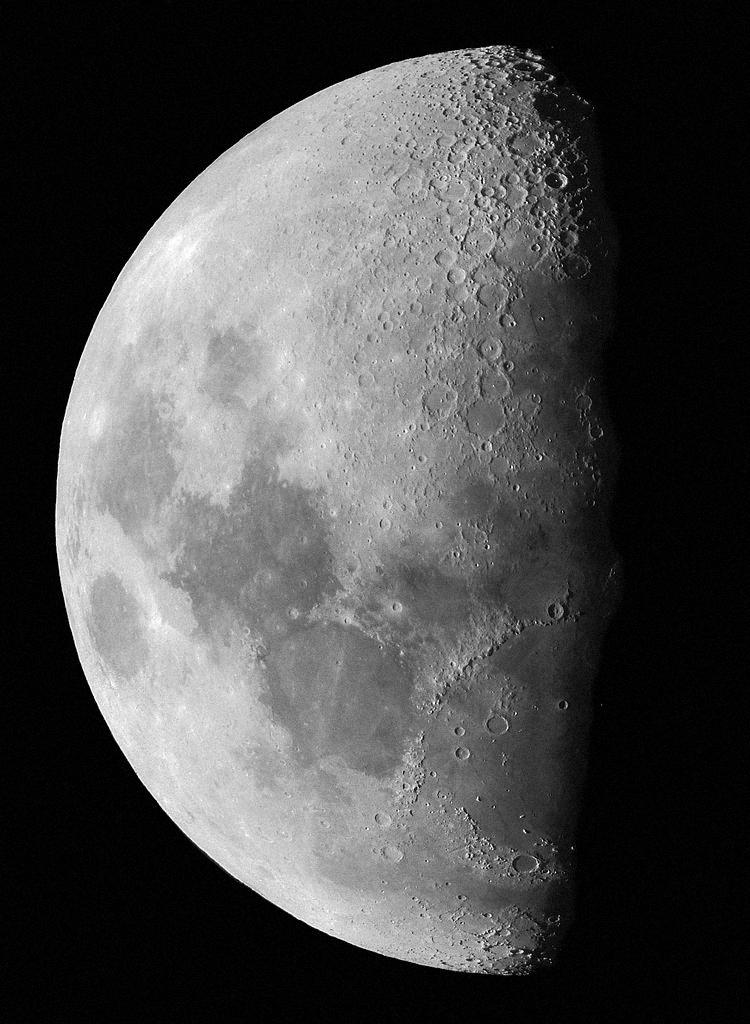
#> input picture XuLyAnh/Homework1/moon.jpg, 750 x 1024 px
$ python CLHE.py
#> lines starting #> are read from the running program, lines starting #| are printed output that depends on the picture
import os.path

import cv2
import matplotlib.pyplot as plt
img_url = "moon.jpg"
if os.path.exists(img_url):
    img = cv2.imread(img_url, cv2.IMREAD_GRAYSCALE)
#> img is the input picture: shape (1024, 750); min 0, max 255, mean 75.4

    plt.subplot(321)
    plt.imshow(img, cmap = 'gray')
    plt.title('Ảnh gốc')
    plt.axis(False)
    histg = cv2.calcHist([img], [0], None, [256], [0, 256])
#> histg = 256 values, max 102420 at index 2, min 51 at index 253, mean 3000
    plt.subplot(322)
    plt.plot(histg)


    clahe5 = cv2.createCLAHE(clipLimit=5)
    img_clhe_5 = clahe5.apply(img)
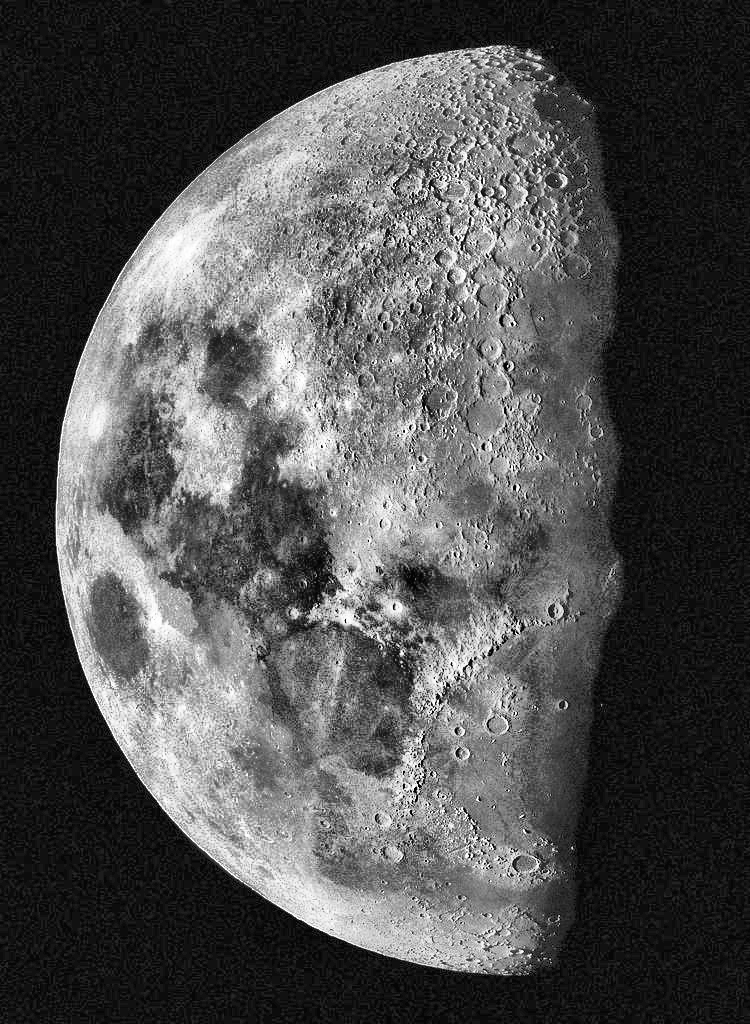
#> img_clhe_5: shape (1024, 750); min 0, max 255, mean 80
    plt.subplot(323)
    plt.imshow(img_clhe_5, cmap = 'gray')
    plt.title('Ảnh với CLHE có limit = 5')
    plt.axis(False)
    histg = cv2.calcHist([img_clhe_5], [0], None, [256], [0, 256])
#> histg = 256 values, max 78309 at index 17, min 71 at index 0, mean 3000
    plt.subplot(324)
    plt.plot(histg)


    clahe10 = cv2.createCLAHE(tileGridSize=(16, 16))
    img_clhe_10 = clahe10.apply(img)
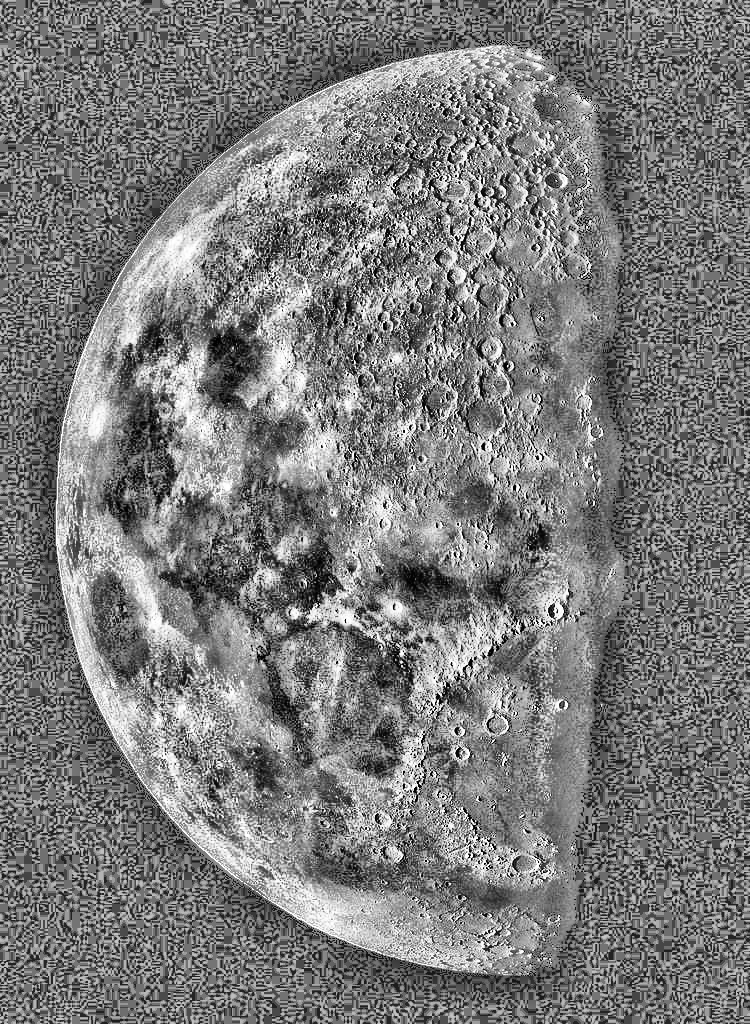
#> img_clhe_10: shape (1024, 750); min 0, max 255, mean 122.9
    plt.subplot(325)
    plt.imshow(img_clhe_10, cmap='gray')
    plt.title('Ảnh với CLHE có limit = 10')
    plt.axis(False)
    histg = cv2.calcHist([img_clhe_10], [0], None, [256], [0, 256])
#> histg = 256 values, max 15412 at index 114, min 241 at index 0, mean 3000
    plt.subplot(326)
    plt.plot(histg)

    plt.show()
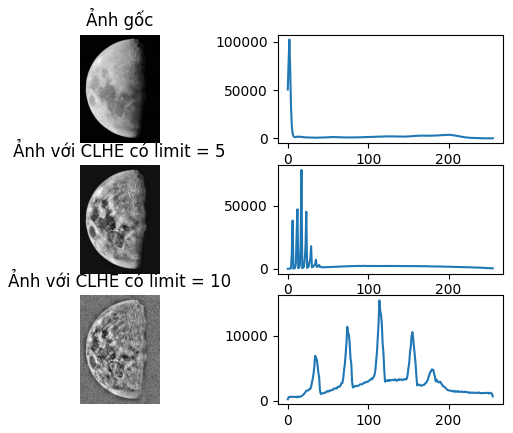
#> figure drawn by matplotlib, 6 panels; panel 2: curve peaks at x = 2, y = 102420; panel 4: curve peaks at x = 17, y = 78309; panel 6: curve peaks at x = 114, y = 15412
else:
    print("Không tìm thấy ảnh")

$ run again, with XuLyAnh/Homework1/parrot.jpg copied over XuLyAnh/Homework1/moon.jpg
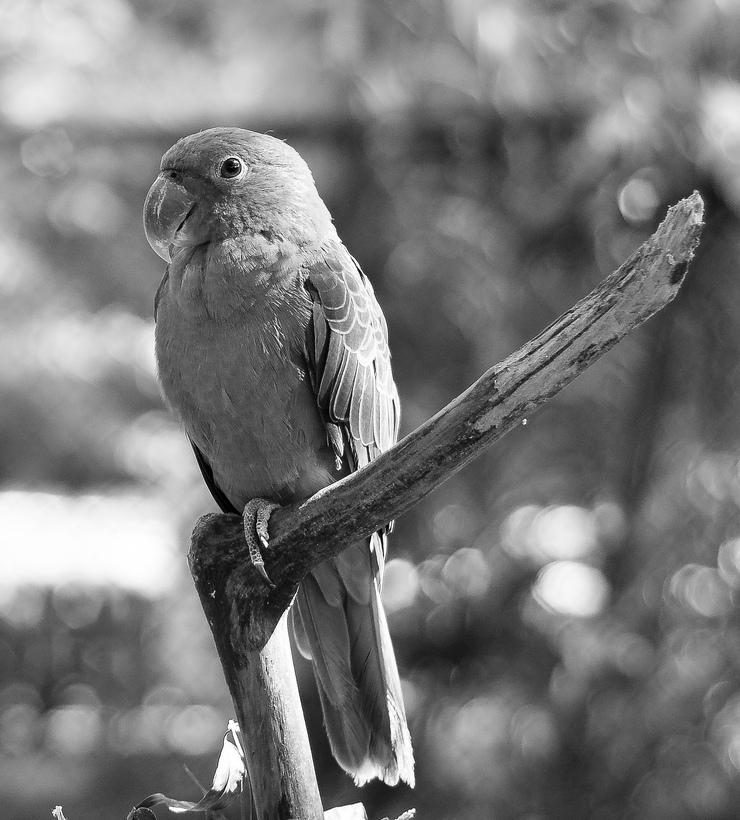
#> input picture XuLyAnh/Homework1/parrot.jpg, 740 x 820 px
#> img is the input picture: shape (820, 740); min 0, max 255, mean 121.1
#> `histg = cv2.calcHist([img], [0], None, [256], [0, 256])`: histg = 256 values, max 5869 at index 79, min 42 at index 2, mean 2370.3
#> `img_clhe_5 = clahe5.apply(img)`:
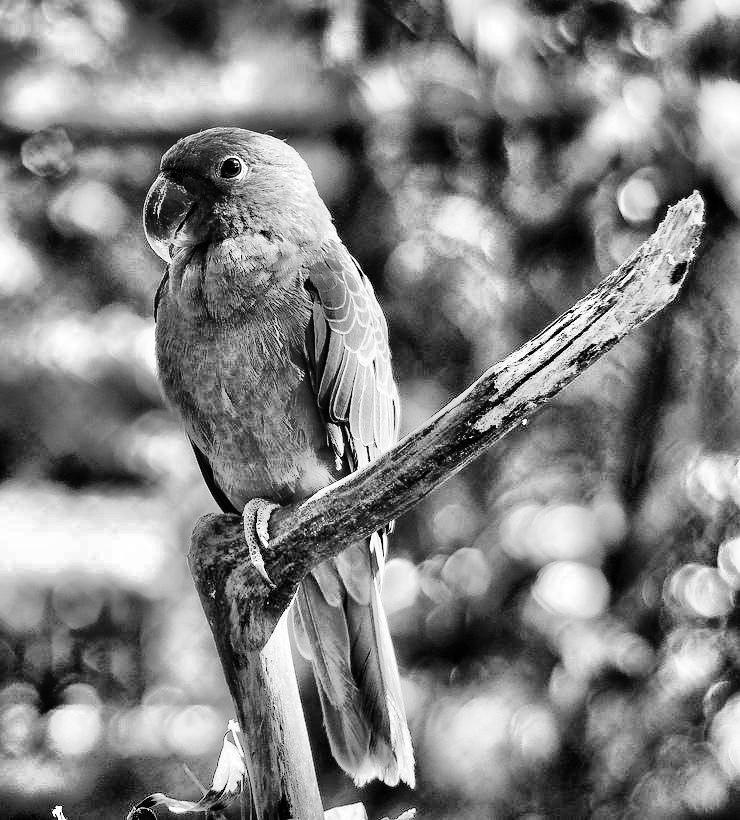
#> img_clhe_5: shape (820, 740); min 0, max 255, mean 129.2
#> `histg = cv2.calcHist([img_clhe_5], [0], None, [256], [0, 256])`: histg = 256 values, max 3002 at index 98, min 233 at index 0, mean 2370.3
#> `img_clhe_10 = clahe10.apply(img)`:
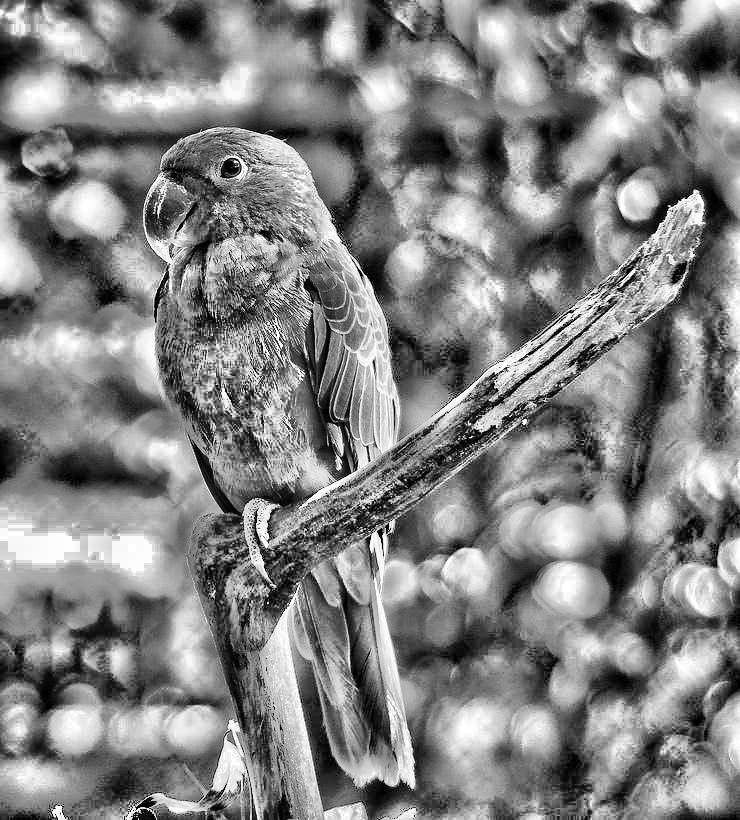
#> img_clhe_10: shape (820, 740); min 0, max 255, mean 130.1
#> `histg = cv2.calcHist([img_clhe_10], [0], None, [256], [0, 256])`: histg = 256 values, max 3549 at index 138, min 278 at index 0, mean 2370.3

$ run again, with XuLyAnh/Homework1/skull.jpg copied over XuLyAnh/Homework1/moon.jpg
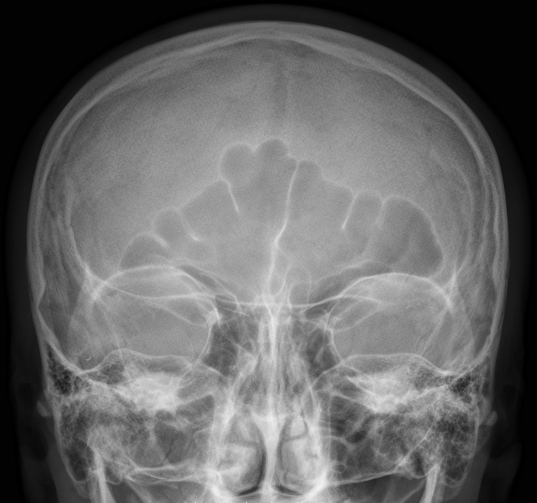
#> input picture XuLyAnh/Homework1/skull.jpg, 1074 x 1006 px (shown at 1/2 size)
#> img is the input picture: shape (1006, 1074); min 0, max 255, mean 101.7
#> `histg = cv2.calcHist([img], [0], None, [256], [0, 256])`: histg = 256 values, max 123039 at index 2, min 0 at index 247, mean 4220.5
#> `img_clhe_5 = clahe5.apply(img)`:
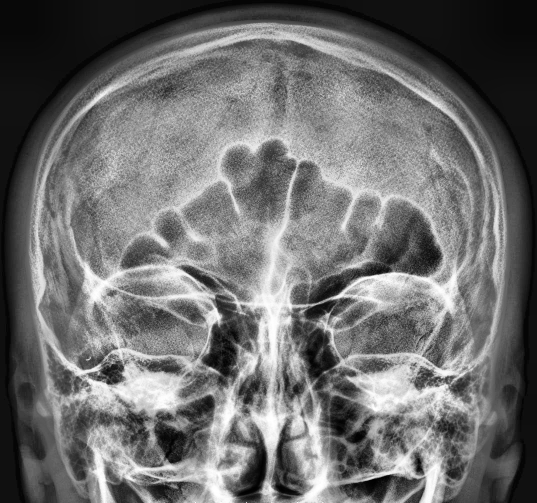
#> img_clhe_5: shape (1006, 1074) (shown at 1/2 size); min 0, max 255, mean 111
#> `histg = cv2.calcHist([img_clhe_5], [0], None, [256], [0, 256])`: histg = 256 values, max 38150 at index 16, min 23 at index 0, mean 4220.5
#> `img_clhe_10 = clahe10.apply(img)`:
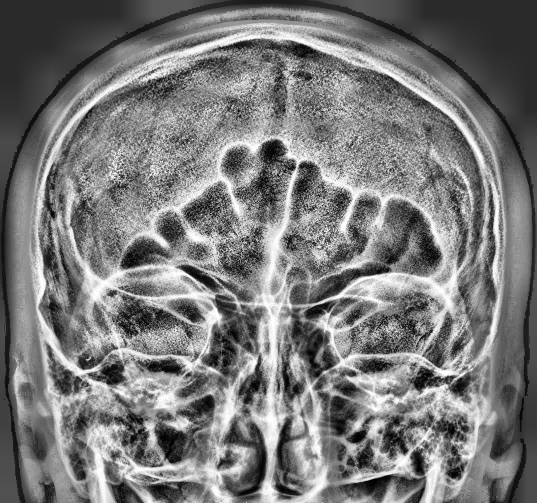
#> img_clhe_10: shape (1006, 1074) (shown at 1/2 size); min 0, max 255, mean 121.2
#> `histg = cv2.calcHist([img_clhe_10], [0], None, [256], [0, 256])`: histg = 256 values, max 35340 at index 42, min 215 at index 0, mean 4220.5
